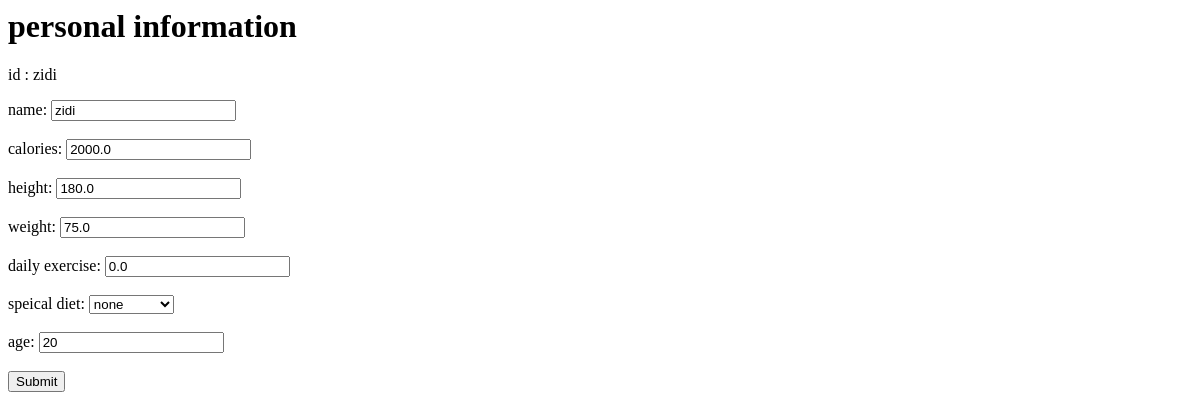
Before: /edit/ (signed in) with the older database file.
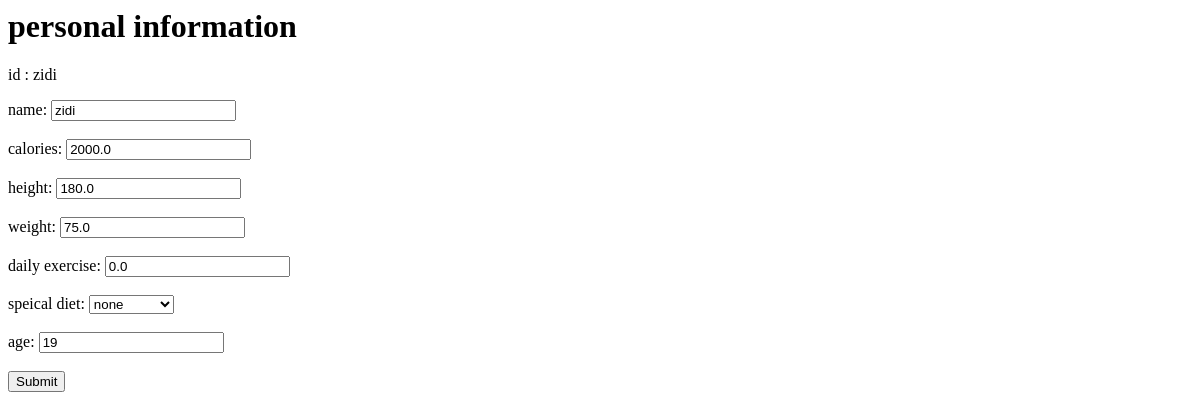
After: the same page with the newer database file.
### main/models.py (models this page shows, shortened)
class post_data(models.Model):
    id = models.CharField(max_length = 50, primary_key= True)
    calories = models.FloatField(default= 2000.0)
    height = models.FloatField(default = 180)
    weight = models.FloatField(default = 75)
    name = models.CharField(max_length=50, default='')
    dailyExtraConsume = models.FloatField(default=0)
    specialDiet = models.CharField(max_length = 100, default = 'none')
    age = models.IntegerField(null = True)

### main/views.py (the view)
# urls.py: path('edit/', edit),
def edit(request):
   currentUser = request.user
   personId = currentUser.username
   thisPerson = post_data.objects.raw('SELECT * FROM main_post_data WHERE id = %s', [personId])
   for p in thisPerson:
         person = p
   return render(request, 'test.html', {'info':person})

### templates/test.html (shortened to what this page needs)
<html>
    <h1>personal information</h1>
    <form action="/edit/updateInfo/" method="POST">
        <p>id : {{info.id}}</p>
        <label for="input">name: </label>
        <input type="text" id="input" name="name" value={{info.name}}><br><br>
        <label for="input2">calories: </label>
        <input type="text" id="input2" name="cal" value = {{info.calories}}><br><br>
        <label for="input3">height: </label>
        <input type="text" id="input3" name="height" value = {{info.height}}><br><br>
        <label for="input4">weight: </label>
        <input type="text" id="input4" name = "weight" value = {{info.weight}}><br><br>
        <label for="input5">daily exercise: </label>
        <input type="number" id="input5" name = "exercise" value = {{info.dailyExtraConsume}}><br><br>
        <label for="input6">speical diet: </label>
        <select name="speicalDiet" id="input6" value = {{info.specialDiet}}>
        <option value="none">none</option>
        </select><br><br>
        <label for="input7">age: </label>
        <input type="number" id="input7" name = "age" value = {{info.age}}><br><br>
        <input type="submit" value="Submit">
        <input type="hidden" id="input0" name="pid" value = {{info.id}}><br><br>
      </form>
</html>

Changed rows visible on the page:
changed post_data "zidi": age "20" → "19"
